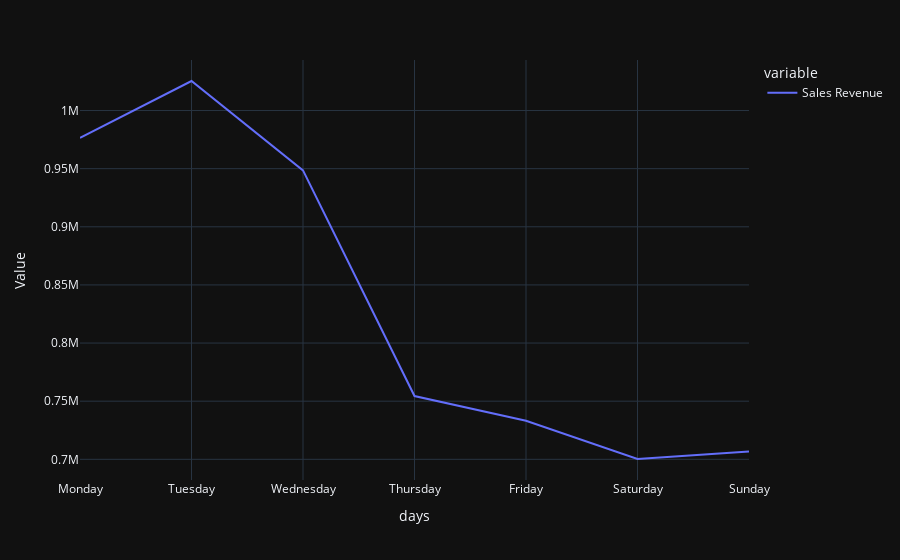

The cell this chart's notebook holds for it:
### Markdown cell above
LINE GRAPH OF REPRESENTING THE ABOVE DATA

### Code cell
import plotly.express as px

fig = px.line(
    df1,
    labels={"value": "Value", "index": "Date"},
    template='plotly_dark',  # Stylish dark mode
)

fig.update_traces(line_width=2)
fig.show()

### Figure 1 — Plotly figure (JSON) as saved in the notebook; plotly's stock layout.template omitted (floating-point values rounded to 4 significant figures)
{"data": [{"hovertemplate": "variable=Sales Revenue<br>days=%{x}<br>Value=%{y}<extra></extra>", "legendgroup": "Sales Revenue", "line": {"color": "#636efa", "dash": "solid", "width": 2}, "marker": {"symbol": "circle"}, "mode": "lines", "name": "Sales Revenue", "orientation": "v", "showlegend": true, "type": "scatter", "x": ["Monday", "Tuesday", "Wednesday", "Thursday", "Friday", "Saturday", "Sunday"], "xaxis": "x", "y": [976435, 1025410, 948555, 754430, 733165, 700275, 706700], "yaxis": "y"}], "layout": {"legend": {"title": {"text": "variable"}, "tracegroupgap": 0}, "margin": {"t": 60}, "xaxis": {"anchor": "y", "domain": [0, 1], "title": {"text": "days"}}, "yaxis": {"anchor": "x", "domain": [0, 1], "title": {"text": "Value"}}}}
